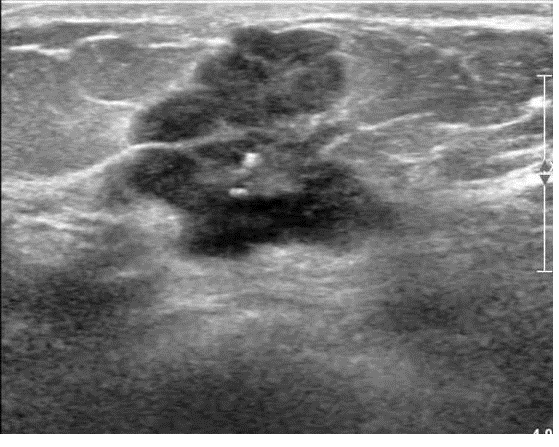
%> input picture breast1_norm_croped.png, 559 x 447 px
$ octave --eval "result = SpeckleRemovalOBNLM(imread('breast1_norm_croped.png'));"   (GNU Octave 9; MATLAB toolbox functions it lacks are replaced by stand-ins)
%> lines starting %> are read from the running program, lines starting %| are printed output that depends on the picture
function fimgd = SpeckleRemovalOBNLM(img)

% /* Pierrick Coupe - pierrick.coupe@gmail.com                               */
% /* Brain Imaging Center, Montreal Neurological Institute.                  */
% /* Mc Gill University                                                      */
% /*                                                                         */
% /* Copyright (C) 2008 Pierrick Coupe                                       */
%
%
%
% /*                 Details on Bayesian NLM filter                         */
% /***************************************************************************
%  *  The bayesian NLM filter is described in:                               *
%  *                                                                         *
%  * P. Coupe, P. Hellier, C. Kervrann, C. Barillot.                         *
%  * NonLocal Means-based Speckle Filtering for Ultrasound Images.           *
%  * IEEE Transactions on Image Processing, 18(10):2221-9, 2009.             *
%  ***************************************************************************/
%
%
% /*                 Details on blockwise NLM filter                        */
% /***************************************************************************
%  *  The blockwise NLM filter is described in:                              *
%  *                                                                         *
%  *  P. Coupe, P. Yger, S. Prima, P. Hellier, C. Kervrann, C. Barillot.     *
%  *  An Optimized Blockwise Non Local Means Denoising Filter for 3D Magnetic*
%  *  Resonance Images. IEEE Transactions on Medical Imaging, 27(4):425-441, *
%  *  Avril 2008                                                             *
%  ***************************************************************************/
%
%
%
% /*                 This method is patented as follows                     */
% /***************************************************************************
% * P. Coupe, P. Hellier, C. Kervrann, C. Barillot. Dispositif de traitement *
% * d'images ameliore. INRIA, Patent: 08/02206, 2008.                        *
% * Publication No. : WO/2009/133307.                                        *
% * International Application No. : PCT/FR2009/000445                        *
% *                                                                          *
%  ***************************************************************************/

warning off;
%clear all;
%close all;
clc;

%params
M = 7;      % search area size (2*M + 1)^2
alpha = 3;  % patch size (2*alpha + 1)^2
h = 0.7;    % smoothing parameter [0-infinite].
% If you can see structures in the "Residual image" decrease this parameter
% If you can see speckle in the "denoised image" increase this parameter

offset = 100; % to avoid Nan in Pearson divergence computation
% According to the gain used by your US device this offset can be adjusted.

        [dimxy dimt] = size(size(img));
%> dimxy = 1; dimt = 3
        if ( dimt > 2)
            img = rgb2gray(img);
        end

        % Intensity normalization
        imgd = double(img);
        mini = (min(imgd(:)));
%> mini = 0
        imgd = (imgd - mini);
        maxi = max(imgd(:));
%> maxi = 255
        imgd = (imgd / maxi) * 255;
        imgd = imgd + offset; % add offset to enable the pearson divergence computation (i.e. avoid division by zero).
        s = size(imgd);
%> s = [447 559]

        % Padding
        imgd = padarray(imgd,[alpha alpha],'symmetric');
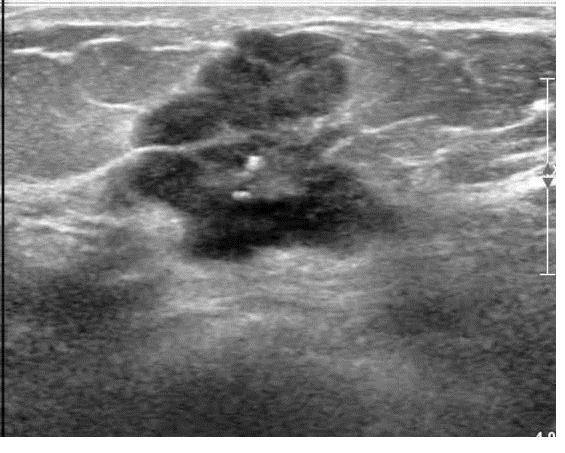
%> imgd: size 453x565 double; min 100, max 355, mean 219.4; drawn with min black and max white
        tic;
%> (the run ends here)
